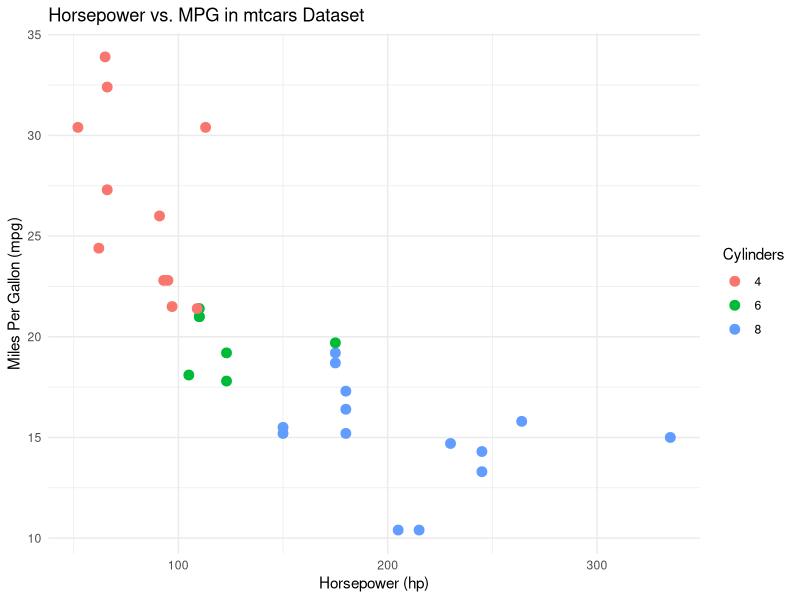

Here is the R script that generated this plot:
## ---- chunk 1
#| label: Loader
#| warning: False
#| message: False
library(MASS)
library(ggplot2)
library(knitr)
library(dplyr)

head(mtcars) |>
  kable(caption = "Table 1: First 6 Rows of the mtcars Dataset")
## ---- chunk 2
#| label: Plot_Block
ggplot(mtcars, aes(x = hp, y = mpg, color = factor(cyl))) +
  geom_point(size = 3) +
  labs(
    title = "Horsepower vs. MPG in mtcars Dataset",
    x = "Horsepower (hp)",
    y = "Miles Per Gallon (mpg)",
    color = "Cylinders"
  ) +
  theme_minimal()
